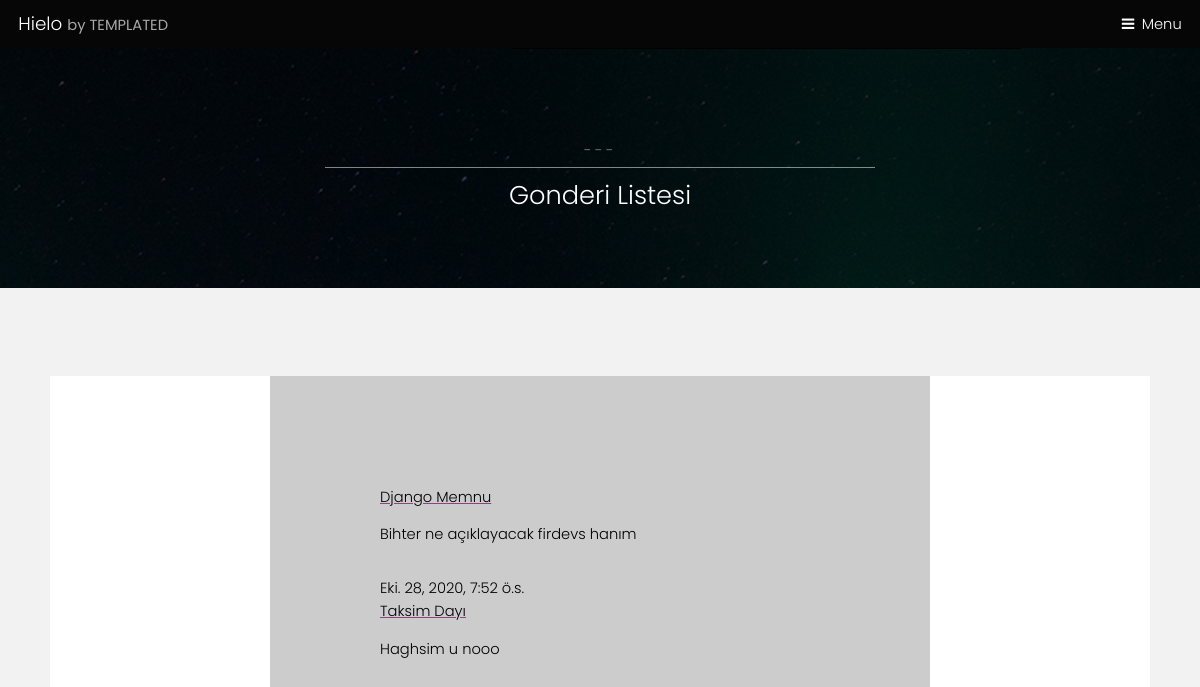
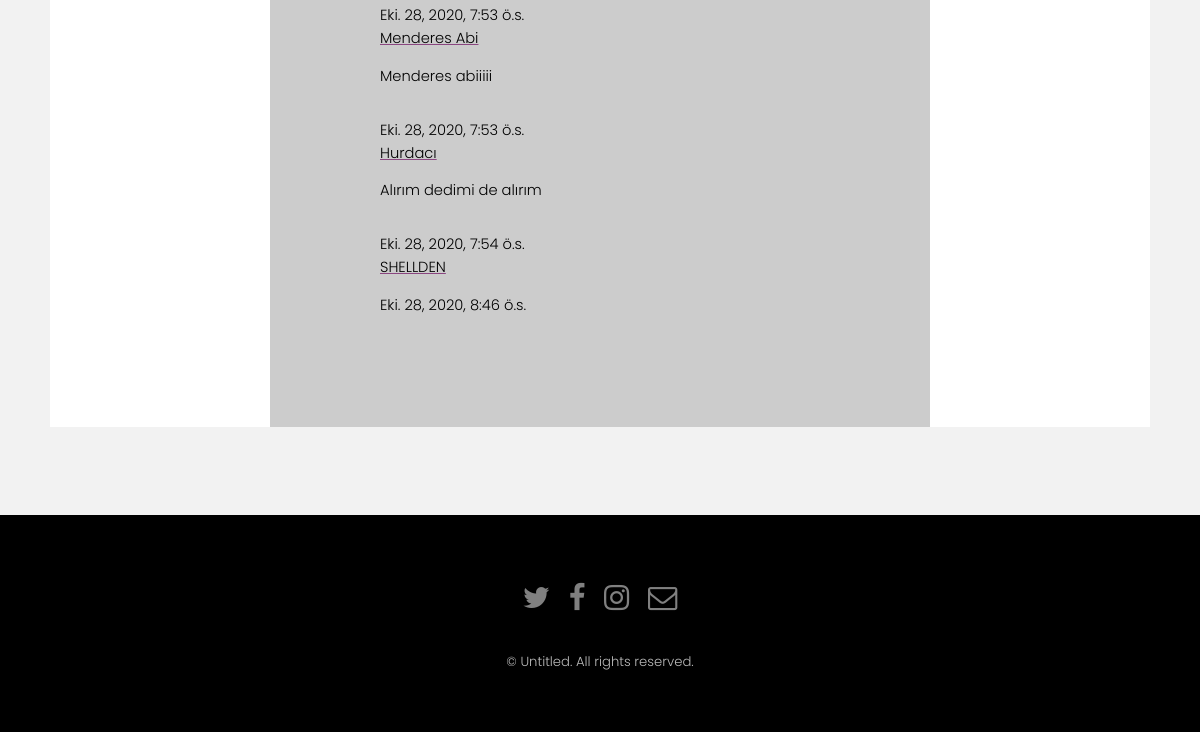
Page /blog/ on the earlier database version (2 pictures, top to bottom).
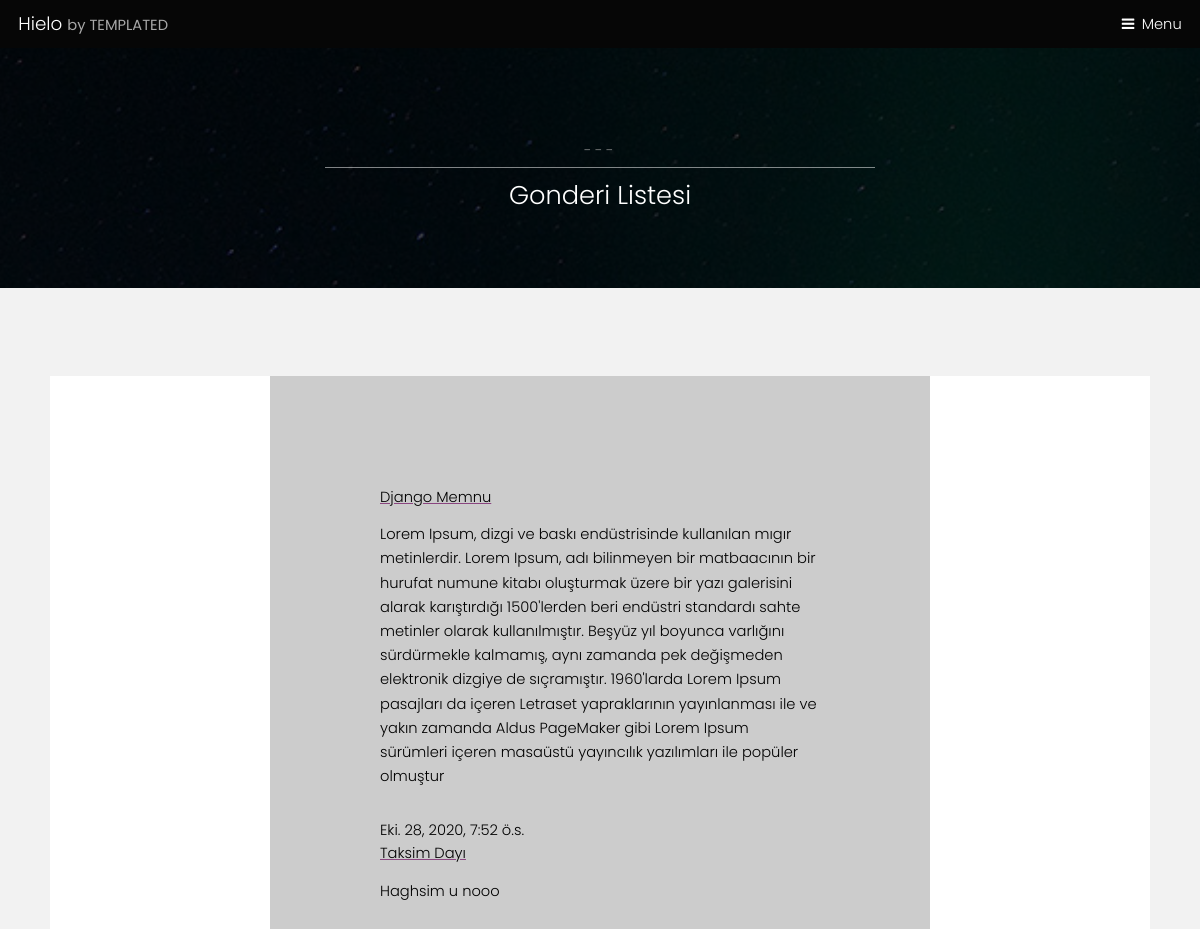
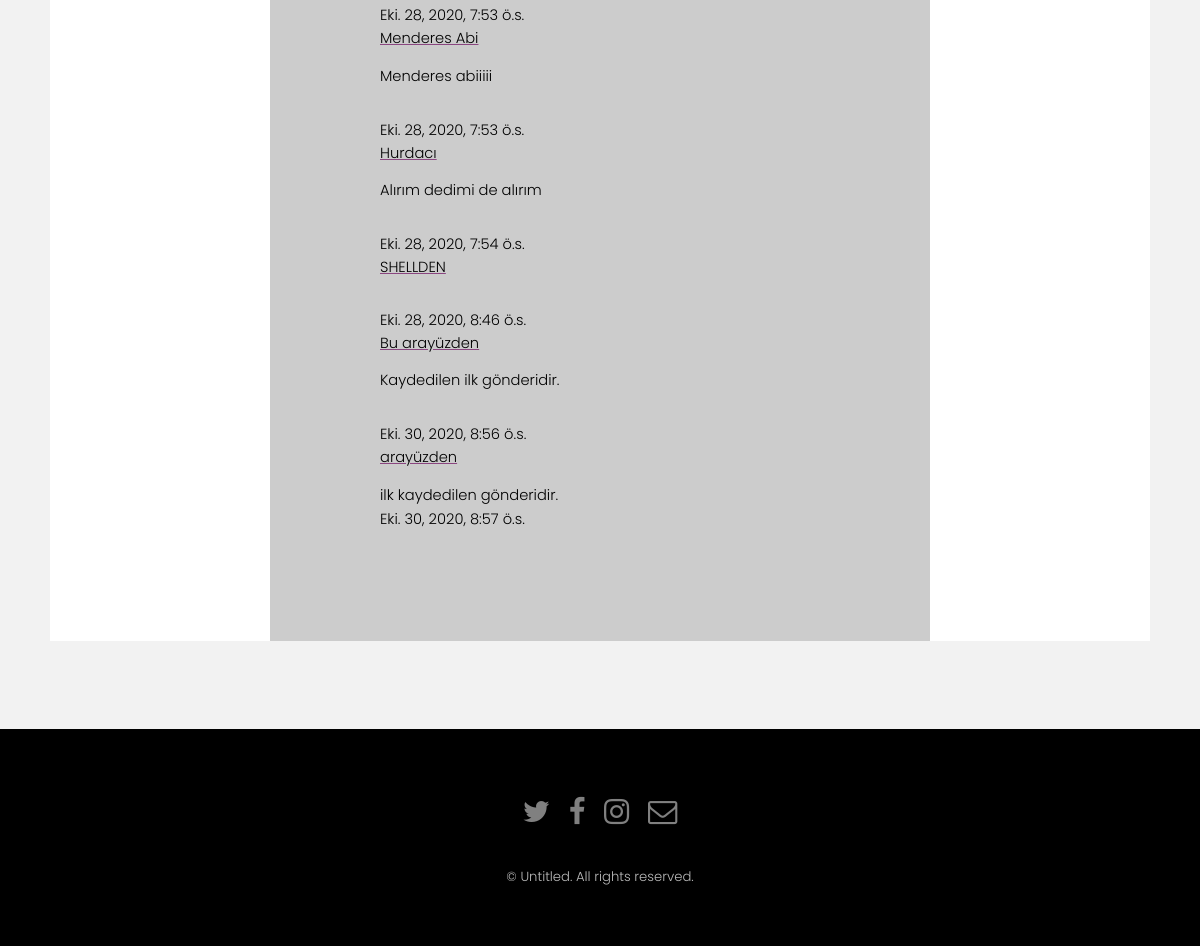
Same page on the later database version (2 pictures, top to bottom).
### blog/models.py (models this page shows, shortened)
class GonderiModel(models.Model):
    yazar = models.ForeignKey("auth.User",on_delete=models.CASCADE)
    baslik = models.CharField(max_length=200,verbose_name="Başlık")
    yazi = models.TextField(verbose_name="Blog Metni")
    olus_zaman = models.DateTimeField(default=timezone.now,verbose_name="Oluşturma Zamanı")
    yayim_zaman = models.DateTimeField(blank=True,null=True,verbose_name="Yayımlanma Zamanı")
    resim = models.ImageField(upload_to="resimler/",default="0")

### blog/views.py (the view)
# urls.py: path('',views.gonderListe,name="gonderListe"),
def gonderListe(request):
    gonderiler = GonderiModel.objects.all()
    return render(request,"blog/gonderilist.html",{"gonderis":gonderiler})

### templates/blog/gonderilist.html (shortened to what this page needs)
{% extends '../generic.html' %}
{% block header %}
						<p>___</p>
						<h2>Gonderi Listesi</h2>
						{% endblock %}
{% block content %}
{% for gonderi in gonderis %}
<a href="{% url 'gonderiDetay' pk=gonderi.pk %}">
<h1> {{gonderi.baslik}}</h1>
</a>
<span style="color:#000">
<p> {{gonderi.yazi}}</p>
{{gonderi.olus_zaman}}
</span>
{% endfor %}
{% endblock %}

### templates/generic.html (shortened to what this page needs)
{% load static %}
<!DOCTYPE HTML>
<html>
	<head>
		<link rel="stylesheet" href="{% static 'assets/css/main.css' %}" />
	</head>
	<body class="subpage">
			<header id="header">
			{% block baslik %}
				<div class="logo"><a href="index.html">Hielo <span>by TEMPLATED</span></a></div>
				<a href="#menu">Menu</a>
				{% endblock %}
			</header>
			<section id="One" class="wrapper style3">
				<div class="inner">
					<header class="align-center">
					{% block header %}
						{% endblock %}
					</header>
				</div>
			</section>
			<section id="two" class="wrapper style2">
				<div class="inner">
					<div class="box">
						<div id="ediz">
						{% block content %}
						{% endblock %}
						</div>
					</div>
				</div>
			</section>
			<footer id="footer">
				<div class="container">
					<ul class="icons">
						<li><a href="#" class="icon fa-twitter"><span class="label">Twitter</span></a></li>
						<li><a href="#" class="icon fa-facebook"><span class="label">Facebook</span></a></li>
						<li><a href="#" class="icon fa-instagram"><span class="label">Instagram</span></a></li>
						<li><a href="#" class="icon fa-envelope-o"><span class="label">Email</span></a></li>
					</ul>
				</div>
				<div class="copyright">
					&copy; Untitled. All rights reserved.
				</div>
			</footer>
	</body>
</html>

Differences in the rows shown:
changed GonderiModel "Django Memnu": yazi "Bihter ne açıklayacak firdevs hanım" → "Lorem Ipsum, dizgi ve baskı endüstrisinde kullanılan mıgır metinlerdir. Lorem Ipsum, adı bilinmeyen bir matbaacının bir hurufat numune kitabı oluşturmak üzere bir yazı galerisini alarak karıştırdığı 1500'lerden beri endüstri standardı sahte metinler olarak kullanılmıştır. Beşyüz yıl boyunca varlığını sürdürmekle kalmamış, aynı zamanda pek değişmeden elektronik dizgiye de sıçramıştır. 1960'larda Lorem Ipsum pasajları da içeren Letraset yapraklarının yayınlanması ile ve yakın zamanda Aldus PageMaker gibi Lorem Ipsum sürümleri içeren masaüstü yayıncılık yazılımları ile popüler olmuştur"
added GonderiModel: baslik "Bu arayüzden", yazi "Kaydedilen ilk gönderidir.", olus_zaman "Eki. 30, 2020, 8:56 ö.s."
added GonderiModel: baslik "arayüzden", yazi "ilk kaydedilen gönderidir.", olus_zaman "Eki. 30, 2020, 8:57 ö.s."
